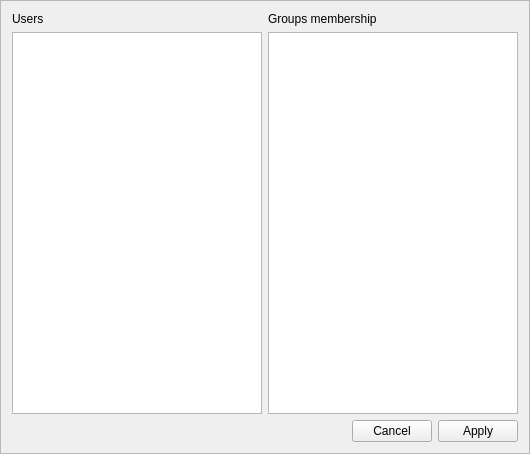
<?xml version="1.0" encoding="UTF-8"?>
<ui version="4.0">
 <class>Frame</class>
 <widget class="QFrame" name="Frame">
  <property name="geometry">
   <rect>
    <x>0</x>
    <y>0</y>
    <width>530</width>
    <height>454</height>
   </rect>
  </property>
  <property name="windowTitle">
   <string>Frame</string>
  </property>
  <property name="frameShape">
   <enum>QFrame::StyledPanel</enum>
  </property>
  <property name="frameShadow">
   <enum>QFrame::Raised</enum>
  </property>
  <layout class="QVBoxLayout" name="verticalLayout_3">
   <item>
    <layout class="QHBoxLayout" name="horizontalLayout">
     <item>
      <layout class="QVBoxLayout" name="verticalLayout_2">
       <item>
        <widget class="QLabel" name="label">
         <property name="text">
          <string>Users</string>
         </property>
        </widget>
       </item>
       <item>
        <widget class="QListWidget" name="lstUsers">
         <property name="sizePolicy">
          <sizepolicy hsizetype="Preferred" vsizetype="Expanding">
           <horstretch>0</horstretch>
           <verstretch>0</verstretch>
          </sizepolicy>
         </property>
        </widget>
       </item>
      </layout>
     </item>
     <item>
      <layout class="QVBoxLayout" name="verticalLayout">
       <item>
        <widget class="QLabel" name="labMembersGroups">
         <property name="text">
          <string>Groups membership</string>
         </property>
        </widget>
       </item>
       <item>
        <widget class="QListWidget" name="lstGroups">
         <property name="selectionMode">
          <enum>QAbstractItemView::MultiSelection</enum>
         </property>
         <property name="selectionBehavior">
          <enum>QAbstractItemView::SelectRows</enum>
         </property>
        </widget>
       </item>
      </layout>
     </item>
    </layout>
   </item>
   <item>
    <widget class="QDialogButtonBox" name="bbxModified">
     <property name="standardButtons">
      <set>QDialogButtonBox::Apply|QDialogButtonBox::Cancel</set>
     </property>
    </widget>
   </item>
  </layout>
 </widget>
 <resources/>
 <connections/>
</ui>
